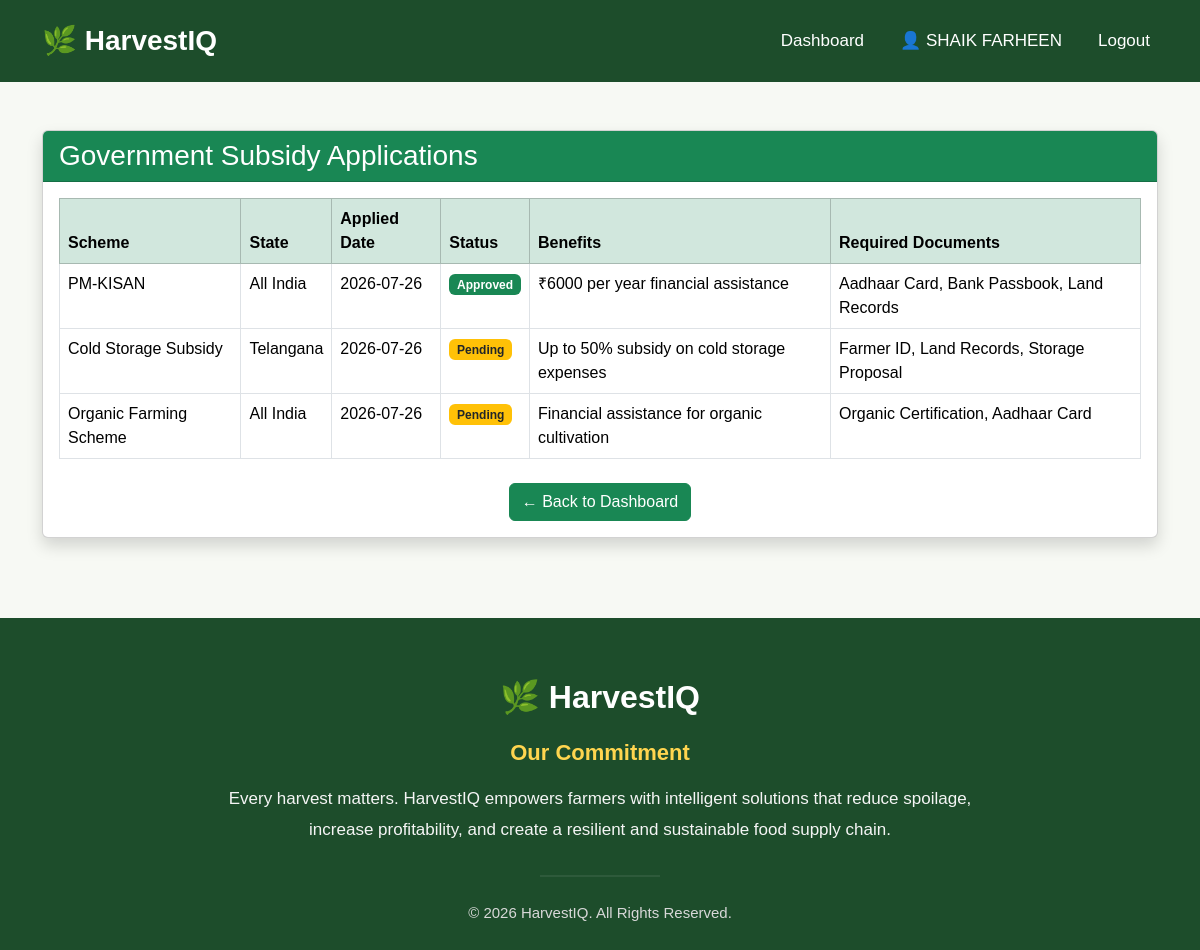
Page /view_subsidies (signed in) on the committed database.
### app.py (models this page shows)
class SubsidyApplication(db.Model):
    __tablename__ = "subsidy_applications"
    id = db.Column(db.Integer, primary_key=True)
    farmer_id = db.Column(
        db.Integer,
        db.ForeignKey("farmers.id"),
        nullable=False
    )
    subsidy_id = db.Column(
        db.Integer,
        db.ForeignKey("subsidies.id"),
        nullable=False
    )
    application_date = db.Column(db.Date)
    status = db.Column(
        db.String(30),
        default="Pending"
    )
    farmer = db.relationship(
        "Farmer",
        back_populates="subsidy_applications"
    )
    subsidy = db.relationship(
        "Subsidy",
        back_populates="applications"
    )

class Subsidy(db.Model):
    __tablename__ = "subsidies"
    id = db.Column(db.Integer, primary_key=True)
    name = db.Column(db.String(100))
    state = db.Column(db.String(50))
    eligibility = db.Column(db.Text)
    benefits = db.Column(db.Text)
    last_date = db.Column(db.Date)
    required_documents = db.Column(db.Text)
    applications = db.relationship(
        "SubsidyApplication",
        back_populates="subsidy",
        lazy=True
    )

### app.py (the view)
@app.route("/view_subsidies")
def view_subsidies():
    if "user_id" not in session:
        flash("Please login first.", "warning")
        return redirect(url_for("login"))
    farmer = Farmer.query.filter_by(
        user_id=session["user_id"]
    ).first_or_404()
    applications = SubsidyApplication.query.filter_by(
        farmer_id=farmer.id
    ).all()
    return render_template(
        "view_subsidies.html",
        applications=applications
    )

### templates/view_subsidies.html (shortened to what this page needs)
{% extends "base.html" %}
{% block content %}
<div class="container mt-5">
    <div class="card shadow">
        <div class="card-header bg-success text-white">
            <h3 class="mb-0">Government Subsidy Applications</h3>
        </div>
        <div class="card-body">
            {% if applications %}
            <table class="table table-bordered table-hover">
                <thead class="table-success">
                    <tr>
                        <th>Scheme</th>
                        <th>State</th>
                        <th>Applied Date</th>
                        <th>Status</th>
                        <th>Benefits</th>
                        <th>Required Documents</th>
                    </tr>
                </thead>
                <tbody>
                    {% for app in applications %}
                    <tr>
                        <td>{{ app.subsidy.name }}</td>
                        <td>{{ app.subsidy.state }}</td>
                        <td>{{ app.application_date }}</td>
                        <td>
                            {% if app.status == "Approved" %}
                                <span class="badge bg-success">Approved</span>
                            {% elif app.status == "Rejected" %}
                                <span class="badge bg-danger">Rejected</span>
                            {% else %}
                                <span class="badge bg-warning text-dark">Pending</span>
                            {% endif %}
                        </td>
                        <td>{{ app.subsidy.benefits }}</td>
                        <td>{{ app.subsidy.required_documents }}</td>
                    </tr>
                    {% endfor %}
                </tbody>
            </table>
            {% else %}
                <div class="alert alert-info text-center">
                    You have not applied for any subsidy yet.
                </div>
            {% endif %}
            <div class="text-center mt-4">
                <a href="{{ url_for('farmer_dashboard') }}"
                   class="btn btn-success">
                    ← Back to Dashboard
                </a>
            </div>
        </div>
    </div>
</div>
{% endblock %}

### templates/base.html (style rules this page uses)
* { margin: 0; padding: 0; box-sizing: border-box; font-family: Arial, Helvetica, sans-serif; }
body { background: #f7f9f4; color: #333; }
html { scroll-behavior: smooth; }

### rows in the picture
SubsidyApplication: subsidy.name "PM-KISAN", subsidy.state "All India", application_date "2026-07-26", status "Approved", subsidy.benefits "₹6000 per year financial assistance", subsidy.required_documents "Aadhaar Card, Bank Passbook, Land Records"
SubsidyApplication: subsidy.name "Cold Storage Subsidy", subsidy.state "Telangana", application_date "2026-07-26", status "Pending", subsidy.benefits "Up to 50% subsidy on cold storage expenses", subsidy.required_documents "Farmer ID, Land Records, Storage Proposal"
SubsidyApplication: subsidy.name "Organic Farming Scheme", subsidy.state "All India", application_date "2026-07-26", status "Pending", subsidy.benefits "Financial assistance for organic cultivation", subsidy.required_documents "Organic Certification, Aadhaar Card"

### other values in the picture
{{ session["name"] }} "SHAIK FARHEEN"
